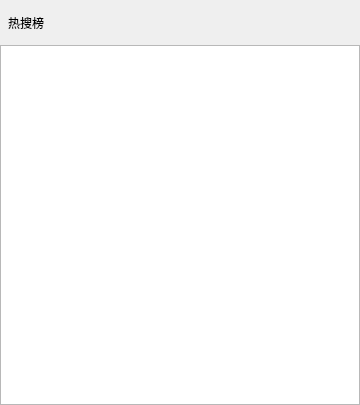
<?xml version="1.0" encoding="UTF-8"?>
<ui version="4.0">
 <class>SearchForm</class>
 <widget class="QWidget" name="SearchForm">
  <property name="geometry">
   <rect>
    <x>0</x>
    <y>0</y>
    <width>360</width>
    <height>405</height>
   </rect>
  </property>
  <property name="windowTitle">
   <string>Form</string>
  </property>
  <widget class="QListWidget" name="listWidget">
   <property name="geometry">
    <rect>
     <x>0</x>
     <y>45</y>
     <width>360</width>
     <height>360</height>
    </rect>
   </property>
   <property name="sizePolicy">
    <sizepolicy hsizetype="Expanding" vsizetype="Preferred">
     <horstretch>0</horstretch>
     <verstretch>0</verstretch>
    </sizepolicy>
   </property>
   <property name="maximumSize">
    <size>
     <width>16777215</width>
     <height>375</height>
    </size>
   </property>
  </widget>
  <widget class="QLabel" name="label">
   <property name="geometry">
    <rect>
     <x>8</x>
     <y>12</y>
     <width>61</width>
     <height>21</height>
    </rect>
   </property>
   <property name="font">
    <font>
     <family>Microsoft YaHei UI</family>
    </font>
   </property>
   <property name="text">
    <string>热搜榜</string>
   </property>
  </widget>
 </widget>
 <resources/>
 <connections/>
</ui>
